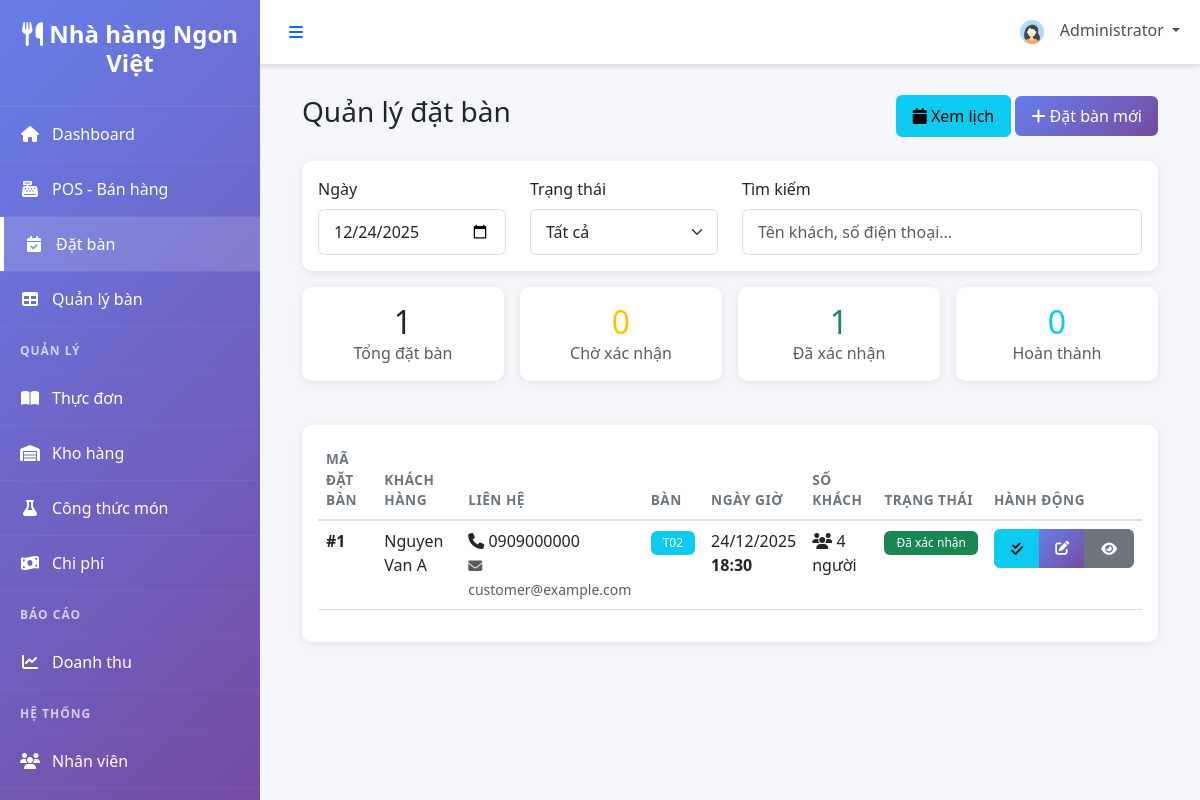
/modules/reservations/list.php?date=2025-12-24 (signed in), run on the app's committed database.
### tables this page shows
CREATE TABLE `users` (
  `user_id` INT UNSIGNED NOT NULL AUTO_INCREMENT,
  `full_name` VARCHAR(120) NOT NULL,
  `email` VARCHAR(150) NOT NULL,
  `password_hash` VARCHAR(255) NOT NULL,
  `user_role` ENUM('admin','manager','waiter','chef','cashier','staff') NOT NULL DEFAULT 'staff',
  `phone` VARCHAR(30) DEFAULT NULL,
  `avatar` VARCHAR(255) DEFAULT NULL,
  `status` ENUM('active','inactive') NOT NULL DEFAULT 'active',
  `created_at` TIMESTAMP NOT NULL DEFAULT CURRENT_TIMESTAMP,
  `updated_at` TIMESTAMP NOT NULL DEFAULT CURRENT_TIMESTAMP ON UPDATE CURRENT_TIMESTAMP,
  PRIMARY KEY (`user_id`),
  UNIQUE KEY `uq_email` (`email`),
  KEY `idx_user_role_status` (`user_role`, `status`)
);

CREATE TABLE `reservations` (
  `reservation_id` BIGINT UNSIGNED NOT NULL AUTO_INCREMENT,
  `customer_name` VARCHAR(150) NOT NULL,
  `customer_phone` VARCHAR(20) NOT NULL,
  `customer_email` VARCHAR(150) DEFAULT NULL,
  `table_id` INT UNSIGNED NULL,
  `reservation_date` DATE NOT NULL,
  `reservation_time` TIME NOT NULL,
  `number_of_guests` INT NOT NULL DEFAULT 1 CHECK (`number_of_guests` >= 1),
  `special_requests` TEXT DEFAULT NULL,
  `status` ENUM('pending','confirmed','seated','cancelled','completed','no_show') NOT NULL DEFAULT 'pending',
  `created_by` INT UNSIGNED NULL,
  `cancelled_by` INT UNSIGNED NULL,
  `cancel_reason` VARCHAR(255) DEFAULT NULL,
  `created_at` TIMESTAMP NOT NULL DEFAULT CURRENT_TIMESTAMP,
  `updated_at` TIMESTAMP NOT NULL DEFAULT CURRENT_TIMESTAMP ON UPDATE CURRENT_TIMESTAMP,
  PRIMARY KEY (`reservation_id`),
  KEY `idx_res_table` (`table_id`),
  KEY `idx_res_date_time` (`reservation_date`, `reservation_time`),
  KEY `idx_res_status` (`status`),
  CONSTRAINT `fk_res_table` FOREIGN KEY (`table_id`) REFERENCES `restaurant_tables`(`table_id`) ON DELETE SET NULL,
  CONSTRAINT `fk_res_created_by` FOREIGN KEY (`created_by`) REFERENCES `users`(`user_id`) ON DELETE SET NULL,
  CONSTRAINT `fk_res_cancelled_by` FOREIGN KEY (`cancelled_by`) REFERENCES `users`(`user_id`) ON DELETE SET NULL
);

CREATE TABLE `restaurant_tables` (
  `table_id` INT UNSIGNED NOT NULL AUTO_INCREMENT,
  `table_number` VARCHAR(20) NOT NULL,
  `table_name` VARCHAR(100) DEFAULT NULL,
  `capacity` INT NOT NULL DEFAULT 4,
  `location` ENUM('indoor','outdoor','vip','balcony') NOT NULL DEFAULT 'indoor',
  `status` ENUM('available','occupied','reserved','maintenance','cleaning') NOT NULL DEFAULT 'available',
  `image` VARCHAR(255) DEFAULT NULL,
  `created_at` TIMESTAMP NOT NULL DEFAULT CURRENT_TIMESTAMP,
  `updated_at` TIMESTAMP NOT NULL DEFAULT CURRENT_TIMESTAMP ON UPDATE CURRENT_TIMESTAMP,
  PRIMARY KEY (`table_id`),
  UNIQUE KEY `uq_table_number` (`table_number`),
  KEY `idx_table_status` (`status`),
  KEY `idx_table_location` (`location`)
);

### includes/functions.php (called while the page is built, shortened)
<?php
function isLoggedIn() {
    return isset($_SESSION['user_id']) && ! empty($_SESSION['user_id']);
}
function formatDate($date, $format = DATE_FORMAT) {
    return date($format, strtotime($date));
}
function getCurrentUser($db) {
    $query = "SELECT * FROM users WHERE user_id = :user_id";
    $stmt = $db->prepare($query);
    $stmt->bindParam(':user_id', $_SESSION['user_id']);
    $stmt->execute();
    return $stmt->fetch(PDO:: FETCH_ASSOC);
}
?>

### modules/reservations/list.php (the view, shortened to what this page needs)
<?php
include '../../includes/header.php';
$status_filter = isset($_GET['status']) ? $_GET['status'] : 'all';
$date_filter = isset($_GET['date']) ? $_GET['date'] : date('Y-m-d');
$query = "SELECT r.*, rt.table_number
          FROM reservations r
          LEFT JOIN restaurant_tables rt ON r.table_id = rt.table_id
          WHERE DATE(r.reservation_date) = :date";
$query .= " ORDER BY r.reservation_time ASC";
$stmt = $db->prepare($query);
$stmt->bindParam(':date', $date_filter);
$stmt->execute();
$reservations = $stmt->fetchAll(PDO::FETCH_ASSOC);
?>
<div class="container-fluid">
    <div class="d-flex justify-content-between align-items-center mb-4">
        <h1 class="h3">Quản lý đặt bàn</h1>
        <div>
            <a href="calendar.php" class="btn btn-info">
                <i class="fas fa-calendar"></i> Xem lịch
            </a>
            <a href="create.php" class="btn btn-primary">
                <i class="fas fa-plus"></i> Đặt bàn mới
            </a>
        </div>
    </div>
    <div class="card mb-3">
        <div class="card-body">
            <div class="row align-items-center">
                <div class="col-md-3">
                    <label class="form-label">Ngày</label>
                          <input type="date" id="date-filter" class="form-control"
                              value="<?php echo $date_filter; ?>"
                              onchange="filterReservations()">
                </div>
                <div class="col-md-3">
                    <label class="form-label">Trạng thái</label>
                    <select id="status-filter" class="form-select" onchange="filterReservations()">
                        <option value="all" <?php echo $status_filter == 'all' ? 'selected' : ''; ?>>Tất cả</option>
                    </select>
                </div>
                <div class="col-md-6">
                    <label class="form-label">Tìm kiếm</label>
                    <input type="text" id="search-reservation" class="form-control"
                           placeholder="Tên khách, số điện thoại... ">
                </div>
            </div>
        </div>
    </div>
    <div class="row g-3 mb-4">
        <?php
        $stats = [
            'total' => 0,
            'pending' => 0,
            'confirmed' => 0,
            'completed' => 0
        ];
        foreach ($reservations as $res) {
            $stats['total']++;
            if ($res['status'] == 'confirmed') $stats['confirmed']++;
        }
        ?>
        <div class="col-md-3">
            <div class="card text-center">
                <div class="card-body">
                    <h2 class="mb-0"><?php echo $stats['total']; ?></h2>
                    <p class="text-muted mb-0">Tổng đặt bàn</p>
                </div>
            </div>
        </div>
        <div class="col-md-3">
            <div class="card text-center border-warning">
                <div class="card-body">
                    <h2 class="mb-0 text-warning"><?php echo $stats['pending']; ?></h2>
                    <p class="text-muted mb-0">Chờ xác nhận</p>
                </div>
            </div>
        </div>
        <div class="col-md-3">
            <div class="card text-center border-success">
                <div class="card-body">
                    <h2 class="mb-0 text-success"><?php echo $stats['confirmed']; ?></h2>
                    <p class="text-muted mb-0">Đã xác nhận</p>
                </div>
            </div>
        </div>
        <div class="col-md-3">
            <div class="card text-center border-info">
                <div class="card-body">
                    <h2 class="mb-0 text-info"><?php echo $stats['completed']; ?></h2>
                    <p class="text-muted mb-0">Hoàn thành</p>
                </div>
            </div>
        </div>
    </div>
    <div class="card">
        <div class="card-body">
            <?php if (count($reservations) > 0): ?>
            <div class="table-responsive">
                <table class="table table-hover" id="reservations-table">
                    <thead>
                        <tr>
                            <th>Mã đặt bàn</th>
                            <th>Khách hàng</th>
                            <th>Liên hệ</th>
                            <th>Bàn</th>
                            <th>Ngày giờ</th>
                            <th>Số khách</th>
                            <th>Trạng thái</th>
                            <th>Hành động</th>
                        </tr>
                    </thead>
                    <tbody>
                        <?php foreach ($reservations as $res): ?>
                        <tr>
                            <td><strong>#<?php echo $res['reservation_id']; ?></strong></td>
                            <td><?php echo htmlspecialchars($res['customer_name']); ?></td>
                            <td>
                                <i class="fas fa-phone"></i> <?php echo $res['customer_phone']; ?><br>
                                <?php if ($res['customer_email']): ?>
                                <small class="text-muted">
                                    <i class="fas fa-envelope"></i> <?php echo $res['customer_email']; ?>
                                </small>
                                <?php endif; ?>
                            </td>
                            <td>
                                <?php if ($res['table_number']): ?>
                                    <span class="badge bg-info"><?php echo $res['table_number']; ?></span>
                                <?php else: ?>
                                    <span class="text-muted">Chưa chọn</span>
                                <?php endif; ?>
                            </td>
                            <td>
                                <?php echo formatDate($res['reservation_date']); ?><br>
                                <strong><?php echo date('H:i', strtotime($res['reservation_time'])); ?></strong>
                            </td>
                            <td>
                                <i class="fas fa-users"></i> <?php echo $res['number_of_guests']; ?> người
                            </td>
                            <td>
                                <?php
                                $status_badges = [
                                    'pending' => ['warning', 'Chờ xác nhận'],
                                    'confirmed' => ['success', 'Đã xác nhận'],
                                    'cancelled' => ['danger', 'Đã hủy'],
                                    'completed' => ['info', 'Hoàn thành'],
                                    'no_show' => ['secondary', 'Không đến']
                                ];
                                $badge = $status_badges[$res['status']];
                                ?>
                                <span class="badge bg-<?php echo $badge[0]; ?>">
                                    <?php echo $badge[1]; ?>
                                </span>
                            </td>
                            <td>
                                <div class="btn-group btn-group-sm">
                                    <?php if ($res['status'] == 'confirmed'): ?>
                                    <button class="btn btn-info"
                                            onclick="updateStatus(<?php echo $res['reservation_id']; ?>, 'completed')"
                                            title="Hoàn thành">
                                        <i class="fas fa-check-double"></i>
                                    </button>
                                    <?php endif; ?>
                                    <a href="edit.php?id=<?php echo $res['reservation_id']; ?>"
                                       class="btn btn-primary" title="Sửa">
                                        <i class="fas fa-edit"></i>
                                    </a>
                                    <button class="btn btn-secondary"
                                            onclick="viewDetails(<?php echo $res['reservation_id']; ?>)"
                                            title="Chi tiết">
                                        <i class="fas fa-eye"></i>
                                    </button>
                                </div>
                            </td>
                        </tr>
                        <?php endforeach; ?>
                    </tbody>
                </table>
            </div>
            <?php endif; ?>
        </div>
    </div>
</div>
<?php include '../../includes/footer.php'; ?>

### includes/header.php (shortened to what this page needs)
<?php
$database = new Database();
$db = $database->getConnection();
$current_user = getCurrentUser($db);
?>
<!DOCTYPE html>
<html lang="vi">
<head>
    <link href="https://cdn.jsdelivr.net/npm/bootstrap@5.3.0/dist/css/bootstrap.min.css" rel="stylesheet">
    <link rel="stylesheet" href="https://cdnjs.cloudflare.com/ajax/libs/font-awesome/6.4.0/css/all.min.css">
    <link rel="stylesheet" href="<?php echo SITE_URL; ?>/assets/css/style.css">
    <link rel="stylesheet" href="<?php echo SITE_URL; ?>/assets/css/dashboard.css">
</head>
<body>
    <div class="wrapper">
        <?php include 'sidebar.php'; ?>
        <div class="main-content">
            <nav class="navbar navbar-expand-lg navbar-light bg-white border-bottom">
                <div class="container-fluid">
                    <button class="btn btn-link" id="sidebarToggle">
                        <i class="fas fa-bars"></i>
                    </button>
                    <div class="navbar-nav ms-auto">
                        <div class="nav-item dropdown">
                            <a class="nav-link dropdown-toggle" href="#" id="userDropdown" role="button" data-bs-toggle="dropdown">
                                <img src="<?php echo SITE_URL; ?>/assets/images/default-avatar.png" alt="Avatar" class="rounded-circle" width="32" height="32">
                                <span class="ms-2"><?php echo htmlspecialchars($current_user['full_name']); ?></span>
                            </a>
                        </div>
                    </div>
                </div>
            </nav>
            <div class="content-wrapper">

### assets/css/style.css (style rules this page uses)
:root { --primary-color: #667eea; --secondary-color: #764ba2; --success-color: #28a745; --danger-color: #dc3545; --warning-color: #ffc107; --info-color: #17a2b8; --dark-color: #343a40; --light-color: #f8f9fa; --sidebar-width: 260px; }
* { margin: 0; padding: 0; box-sizing: border-box; }
body { font-family: 'Segoe UI', Tahoma, Geneva, Verdana, sans-serif; background-color: #f5f6fa; }
.wrapper { display: flex; min-height: 100vh; }
.main-content { flex: 1; margin-left: var(--sidebar-width); transition: margin-left 0.3s ease-in-out; min-height: 100vh; }
.content-wrapper { padding: 30px; }
.navbar { box-shadow: 0 2px 4px rgba(0,0,0,0.1); }
.navbar .nav-link { color: #495057; position: relative; }
.card { border: none; box-shadow: 0 2px 8px rgba(0,0,0,0.08); margin-bottom: 20px; border-radius: 10px; transition: all 0.3s; }
.btn { border-radius: 6px; padding: 8px 16px; font-weight: 500; transition: all 0.3s; }
.btn-primary { background: linear-gradient(135deg, var(--primary-color) 0%, var(--secondary-color) 100%); border: none; }
.table { background: white; }
.table thead th { border-bottom: 2px solid #dee2e6; text-transform: uppercase; font-size: 0.85rem; letter-spacing: 0.5px; color: #6c757d; font-weight: 600; }
.table tbody tr { transition: all 0.2s; }
.badge { padding: 6px 12px; font-weight: 500; border-radius: 6px; }
.form-control, .form-select { border-radius: 6px; border: 1px solid #ddd; padding: 10px 15px; }

### data on the page
users: full_name "Administrator"
reservations: reservation_id "1", customer_name "Nguyen Van A", customer_phone "0909000000", customer_email "customer@example.com", table.table_number "T02", reservation_date "24/12/2025", reservation_time "18:30", number_of_guests "4", status "Đã xác nhận"

### other printed values
SITE_TITLE "Nhà hàng Ngon Việt"
$stats['total'] "1"
$stats['pending'] "0"
$stats['confirmed'] "1"
$stats['completed'] "0"
